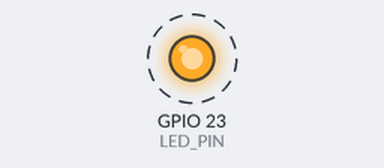
The program below on a simulated Raspberry Pi (BCM pin numbers). Parts: output pins drawn as LEDs (lit = HIGH). Dashed ring = blinking.

Above: at 0.5 s.
Timing chart, 0 to 4.6 s (numbered marks = the images above):
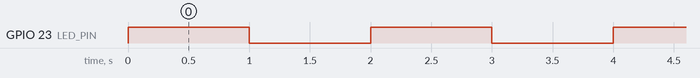

Measured:
- by itself, GPIO 23 (LED_PIN): alternates HIGH for 1.0 s and LOW for 1.0 s

The program:

main.py
```python
#!/usr/bin/env python
#
# Blink an LED (simple circuit) using the GPIO library on a Raspberry
# PI 3 B+. Assumes the following wiring:
#
# - LED NEG(-) to 1k Resistor to RasPi GND
# - LED POS(+) to RasPi GPIO23

import RPi.GPIO as GPIO
import time

# identify the GPIO pin to use
LED_PIN = 23

# use BCM pin mode
GPIO.setmode(GPIO.BCM)
GPIO.setwarnings(False)

# set the LED pin to output
GPIO.setup(LED_PIN, GPIO.OUT)

# continuously blink LED
try:
    while True:
        GPIO.output(LED_PIN, GPIO.HIGH)
        time.sleep(1)
        GPIO.output(LED_PIN, GPIO.LOW)
        time.sleep(1)
except KeyboardInterrupt:
    GPIO.cleanup()
```
